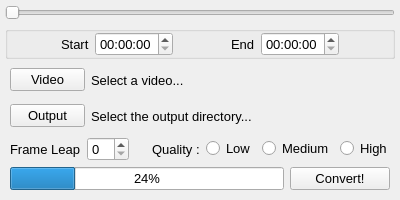
<?xml version="1.0" encoding="UTF-8"?>
<ui version="4.0">
 <class>Form</class>
 <widget class="QWidget" name="Form">
  <property name="windowModality">
   <enum>Qt::WindowModality::ApplicationModal</enum>
  </property>
  <property name="geometry">
   <rect>
    <x>0</x>
    <y>0</y>
    <width>400</width>
    <height>200</height>
   </rect>
  </property>
  <property name="sizePolicy">
   <sizepolicy hsizetype="Expanding" vsizetype="Expanding">
    <horstretch>0</horstretch>
    <verstretch>0</verstretch>
   </sizepolicy>
  </property>
  <property name="minimumSize">
   <size>
    <width>400</width>
    <height>200</height>
   </size>
  </property>
  <property name="windowTitle">
   <string>Form</string>
  </property>
  <layout class="QVBoxLayout" name="verticalLayout">
   <property name="leftMargin">
    <number>0</number>
   </property>
   <property name="topMargin">
    <number>0</number>
   </property>
   <property name="rightMargin">
    <number>0</number>
   </property>
   <property name="bottomMargin">
    <number>0</number>
   </property>
   <item>
    <widget class="QFrame" name="frame">
     <property name="font">
      <font>
       <family>Cantarell</family>
       <pointsize>10</pointsize>
      </font>
     </property>
     <property name="frameShape">
      <enum>QFrame::Shape::NoFrame</enum>
     </property>
     <property name="frameShadow">
      <enum>QFrame::Shadow::Sunken</enum>
     </property>
     <layout class="QHBoxLayout" name="horizontalLayout">
      <property name="leftMargin">
       <number>5</number>
      </property>
      <property name="topMargin">
       <number>5</number>
      </property>
      <property name="rightMargin">
       <number>5</number>
      </property>
      <property name="bottomMargin">
       <number>5</number>
      </property>
      <item>
       <layout class="QVBoxLayout" name="vertical_view">
        <item>
         <widget class="QSlider" name="time_adjust">
          <property name="orientation">
           <enum>Qt::Orientation::Horizontal</enum>
          </property>
         </widget>
        </item>
        <item>
         <widget class="QGroupBox" name="timestamp">
          <property name="title">
           <string/>
          </property>
          <layout class="QHBoxLayout" name="horizontalLayout_2">
           <property name="leftMargin">
            <number>0</number>
           </property>
           <property name="topMargin">
            <number>0</number>
           </property>
           <property name="rightMargin">
            <number>0</number>
           </property>
           <property name="bottomMargin">
            <number>0</number>
           </property>
           <item>
            <spacer name="horizontalSpacer_2">
             <property name="orientation">
              <enum>Qt::Orientation::Horizontal</enum>
             </property>
             <property name="sizeHint" stdset="0">
              <size>
               <width>40</width>
               <height>20</height>
              </size>
             </property>
            </spacer>
           </item>
           <item>
            <widget class="QLabel" name="start_label">
             <property name="text">
              <string>Start</string>
             </property>
            </widget>
           </item>
           <item>
            <widget class="QTimeEdit" name="start_box"/>
           </item>
           <item>
            <spacer name="horizontalSpacer_4">
             <property name="orientation">
              <enum>Qt::Orientation::Horizontal</enum>
             </property>
             <property name="sizeHint" stdset="0">
              <size>
               <width>40</width>
               <height>20</height>
              </size>
             </property>
            </spacer>
           </item>
           <item>
            <widget class="QLabel" name="end_label">
             <property name="text">
              <string>End</string>
             </property>
            </widget>
           </item>
           <item>
            <widget class="QTimeEdit" name="end_box"/>
           </item>
           <item>
            <spacer name="horizontalSpacer_3">
             <property name="orientation">
              <enum>Qt::Orientation::Horizontal</enum>
             </property>
             <property name="sizeHint" stdset="0">
              <size>
               <width>40</width>
               <height>20</height>
              </size>
             </property>
            </spacer>
           </item>
          </layout>
         </widget>
        </item>
        <item>
         <layout class="QHBoxLayout" name="input">
          <property name="leftMargin">
           <number>5</number>
          </property>
          <property name="rightMargin">
           <number>5</number>
          </property>
          <item>
           <widget class="QPushButton" name="input_button">
            <property name="maximumSize">
             <size>
              <width>75</width>
              <height>16777215</height>
             </size>
            </property>
            <property name="styleSheet">
             <string notr="true"/>
            </property>
            <property name="text">
             <string>Video</string>
            </property>
            <property name="flat">
             <bool>false</bool>
            </property>
           </widget>
          </item>
          <item>
           <widget class="QLabel" name="input_label">
            <property name="text">
             <string>Select a video...</string>
            </property>
           </widget>
          </item>
         </layout>
        </item>
        <item>
         <layout class="QHBoxLayout" name="output">
          <property name="leftMargin">
           <number>5</number>
          </property>
          <property name="rightMargin">
           <number>5</number>
          </property>
          <item>
           <widget class="QPushButton" name="output_button">
            <property name="maximumSize">
             <size>
              <width>75</width>
              <height>16777215</height>
             </size>
            </property>
            <property name="text">
             <string>Output</string>
            </property>
           </widget>
          </item>
          <item>
           <widget class="QLabel" name="output_label">
            <property name="text">
             <string>Select the output directory...</string>
            </property>
           </widget>
          </item>
         </layout>
        </item>
        <item>
         <layout class="QHBoxLayout" name="other_settings">
          <property name="leftMargin">
           <number>5</number>
          </property>
          <property name="rightMargin">
           <number>5</number>
          </property>
          <item>
           <widget class="QLabel" name="frame_leap_label">
            <property name="maximumSize">
             <size>
              <width>75</width>
              <height>16777215</height>
             </size>
            </property>
            <property name="text">
             <string>Frame Leap</string>
            </property>
           </widget>
          </item>
          <item>
           <widget class="QSpinBox" name="leap_box">
            <property name="maximumSize">
             <size>
              <width>50</width>
              <height>16777215</height>
             </size>
            </property>
           </widget>
          </item>
          <item>
           <spacer name="horizontalSpacer">
            <property name="orientation">
             <enum>Qt::Orientation::Horizontal</enum>
            </property>
            <property name="sizeHint" stdset="0">
             <size>
              <width>40</width>
              <height>20</height>
             </size>
            </property>
           </spacer>
          </item>
          <item>
           <widget class="QLabel" name="quality_label">
            <property name="maximumSize">
             <size>
              <width>60</width>
              <height>16777215</height>
             </size>
            </property>
            <property name="text">
             <string>Quality :</string>
            </property>
           </widget>
          </item>
          <item>
           <widget class="QRadioButton" name="quality_low">
            <property name="maximumSize">
             <size>
              <width>50</width>
              <height>16777215</height>
             </size>
            </property>
            <property name="text">
             <string>Low</string>
            </property>
           </widget>
          </item>
          <item>
           <widget class="QRadioButton" name="quality_medium">
            <property name="maximumSize">
             <size>
              <width>75</width>
              <height>16777215</height>
             </size>
            </property>
            <property name="text">
             <string>Medium</string>
            </property>
           </widget>
          </item>
          <item>
           <widget class="QRadioButton" name="quality_high">
            <property name="maximumSize">
             <size>
              <width>50</width>
              <height>16777215</height>
             </size>
            </property>
            <property name="text">
             <string>High</string>
            </property>
           </widget>
          </item>
         </layout>
        </item>
        <item>
         <layout class="QHBoxLayout" name="progress">
          <property name="leftMargin">
           <number>5</number>
          </property>
          <property name="rightMargin">
           <number>5</number>
          </property>
          <property name="bottomMargin">
           <number>5</number>
          </property>
          <item>
           <widget class="QProgressBar" name="progress_bar">
            <property name="value">
             <number>24</number>
            </property>
           </widget>
          </item>
          <item>
           <widget class="QPushButton" name="convert_button">
            <property name="minimumSize">
             <size>
              <width>100</width>
              <height>0</height>
             </size>
            </property>
            <property name="maximumSize">
             <size>
              <width>50</width>
              <height>16777215</height>
             </size>
            </property>
            <property name="text">
             <string>Convert!</string>
            </property>
           </widget>
          </item>
         </layout>
        </item>
       </layout>
      </item>
     </layout>
    </widget>
   </item>
  </layout>
 </widget>
 <resources/>
 <connections/>
</ui>
